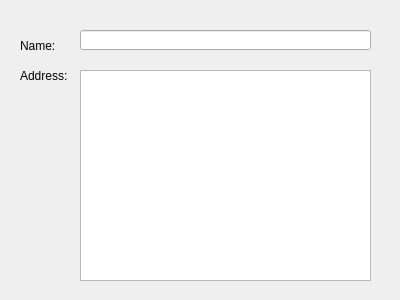
<?xml version="1.0" encoding="UTF-8"?>
<ui version="4.0">
 <class>AddressBook</class>
 <widget class="QWidget" name="AddressBook">
  <property name="geometry">
   <rect>
    <x>0</x>
    <y>0</y>
    <width>400</width>
    <height>300</height>
   </rect>
  </property>
  <property name="windowTitle">
   <string>AddressBook</string>
  </property>
  <widget class="QLabel" name="nameLabel">
   <property name="geometry">
    <rect>
     <x>20</x>
     <y>40</y>
     <width>54</width>
     <height>12</height>
    </rect>
   </property>
   <property name="text">
    <string>Name:</string>
   </property>
  </widget>
  <widget class="QLabel" name="addressLabel">
   <property name="geometry">
    <rect>
     <x>20</x>
     <y>70</y>
     <width>54</width>
     <height>12</height>
    </rect>
   </property>
   <property name="text">
    <string>Address:</string>
   </property>
  </widget>
  <widget class="QLineEdit" name="nameLine">
   <property name="geometry">
    <rect>
     <x>80</x>
     <y>30</y>
     <width>291</width>
     <height>20</height>
    </rect>
   </property>
  </widget>
  <widget class="QTextEdit" name="addressText">
   <property name="geometry">
    <rect>
     <x>80</x>
     <y>70</y>
     <width>291</width>
     <height>211</height>
    </rect>
   </property>
  </widget>
 </widget>
 <layoutdefault spacing="6" margin="11"/>
 <resources/>
 <connections/>
</ui>
